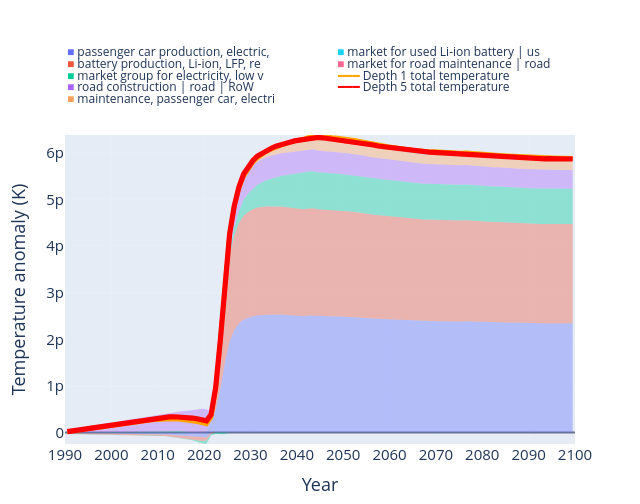

Write notebook code for a chart like this one.
### Code cell
def find_output_figures(
    *,
    suffix: str,
    activity_contains: str | None = None,
    method_contains: str | None = None,
    output_dir: Path = OUTPUT_DIR,
) -> list[Path]:
    figures = sorted(output_dir.rglob(f"*.{suffix}"))
    if activity_contains:
        figures = [
            path for path in figures
            if activity_contains.lower() in str(path.parent).lower()
        ]
    if method_contains:
        figures = [
            path for path in figures
            if method_contains.lower() in path.name.lower()
        ]
    return figures


png_figures = find_output_figures(suffix="png")
html_figures = find_output_figures(suffix="html") if WRITE_HTML else []
print("PNG figures:", len(png_figures))
for path in png_figures[:12]:
    print(path)
if WRITE_HTML:
    print("HTML figures:", len(html_figures))

figures_in_memory = globals().get("figures", [])
if DISPLAY_FIRST_FIGURE and figures_in_memory:
    display(figures_in_memory[0][2])
elif png_figures:
    display(Image(filename=str(png_figures[0])))
elif html_figures:
    display(HTML(f'<a href="{html_figures[0]}">{html_figures[0]}</a>'))
